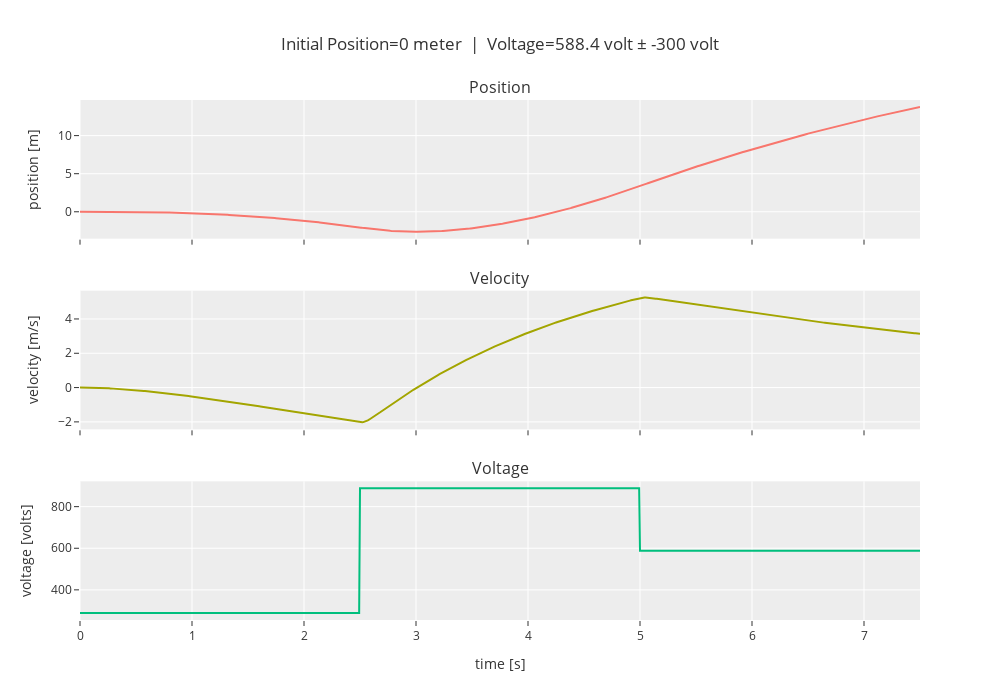

The notebook cell this image was saved under:
### Markdown cell above
### $x = 0$

### Code cell
nonlinear_analysis(0, doublet_magnitude=-300, )

### Figure 1 — Plotly figure (JSON) as saved in the notebook; plotly's stock layout.template omitted (floating-point values rounded to 4 significant figures; data arrays with more than 128 entries replaced by an {"elided": "..."} marker saying what was removed)
{"data": [{"type": "scatter", "x": {"elided": "752 float values"}, "xaxis": "x", "y": {"elided": "752 float values"}, "yaxis": "y"}, {"type": "scatter", "x": {"elided": "752 float values"}, "xaxis": "x2", "y": {"elided": "752 float values"}, "yaxis": "y2"}, {"type": "scatter", "x": {"elided": "1000 float values"}, "xaxis": "x3", "y": {"elided": "1000 float values"}, "yaxis": "y3"}], "layout": {"annotations": [{"font": {"size": 16}, "showarrow": false, "text": "Position", "x": 0.5, "xanchor": "center", "xref": "paper", "y": 1, "yanchor": "bottom", "yref": "paper"}, {"font": {"size": 16}, "showarrow": false, "text": "Velocity", "x": 0.5, "xanchor": "center", "xref": "paper", "y": 0.6333, "yanchor": "bottom", "yref": "paper"}, {"font": {"size": 16}, "showarrow": false, "text": "Voltage", "x": 0.5, "xanchor": "center", "xref": "paper", "y": 0.2667, "yanchor": "bottom", "yref": "paper"}], "height": 700, "showlegend": false, "title": {"text": "Initial Position=0 meter  |  Voltage=588.4 volt ± -300 volt"}, "width": 1000, "xaxis": {"anchor": "y", "autorange": true, "domain": [0, 1], "matches": "x3", "range": [0, 7.5], "showticklabels": false, "type": "linear"}, "xaxis2": {"anchor": "y2", "autorange": true, "domain": [0, 1], "matches": "x3", "range": [0, 7.5], "showticklabels": false, "type": "linear"}, "xaxis3": {"anchor": "y3", "autorange": false, "domain": [0, 1], "range": [0, 7.5], "title": {"text": "time [s]"}, "type": "linear"}, "yaxis": {"anchor": "x", "autorange": true, "domain": [0.7333, 1], "range": [-3.531, 14.67], "title": {"text": "position [m]"}, "type": "linear"}, "yaxis2": {"anchor": "x2", "autorange": true, "domain": [0.3667, 0.6333], "range": [-2.435, 5.65], "title": {"text": "velocity [m/s]"}, "type": "linear"}, "yaxis3": {"anchor": "x3", "autorange": true, "domain": [0, 0.2667], "range": [255.1, 921.7], "title": {"text": "voltage [volts]"}, "type": "linear"}}}
